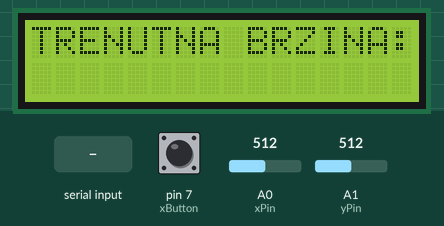
A sketch run on a simulated Arduino Mega 2560, built with avr-gcc and run on an emulated ATmega2560. Parts: 16×2 character LCD. The test bench sets the inputs (shaded band); at power-on: pin 7 (xButton) LOW, A0 (xPin) = 512, A1 (yPin) = 512.

Above: at 1.2 s.
1.3 s: "1" received over the second serial link
At 2.3 s:
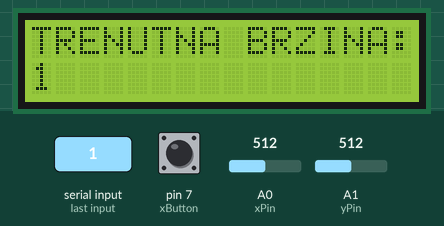
2.8 s: "0" received over the second serial link
At 3.7 s:
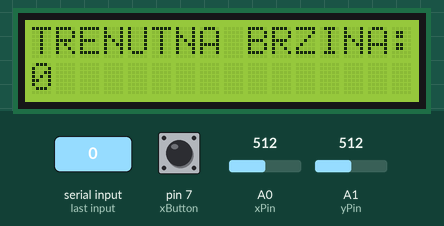
Timing chart, 0 to 5.8 s (numbered marks = the images above; inputs shaded):
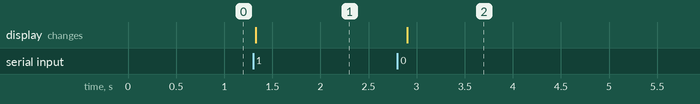

The sketch:

control.ino
```cpp
#include <SoftwareSerial.h>
#include <LiquidCrystal.h>

#define xPin A0
#define yPin A1
#define swPin 8
#define xButton 7


int trenutniX = 0;
int trenutniY = 0;
String ulaz = "";
String izlaz= "";
String trenutni="";
boolean xBtn = false;
String brzina="";

SoftwareSerial BTSerial(10,11);
LiquidCrystal lcd(53, 51, 49, 47, 45, 43);

void setup()
{
   pinMode(swPin, INPUT);
   digitalWrite(swPin, HIGH);

   BTSerial.begin(9600);
   Serial.begin(9600);

   lcd.begin(16,2);
}

void loop()
{

  if(BTSerial.available()>0)
  {
      brzina = "";
    while (BTSerial.available()>0)
    {
      brzina += char(BTSerial.read());
    }
  }


  /*
  if(Serial.available()>0)
  {
    ulaz = "";
    while (Serial.available() > 0)
    {
      ulaz += char(Serial.read());
      delay(2);
    }
  }
*/
    if (BTSerial.available())
    Serial.write(BTSerial.read());

   if (trenutniX != analogRead(xPin) || trenutniY != analogRead(yPin))
   {
     trenutniX = analogRead(xPin);
     trenutniY = analogRead(yPin);
     /*
     Serial.println("X");
     Serial.println(trenutniX);
     Serial.println("Y");
     Serial.println(trenutniY);
     */

     if ((trenutniX > 400 && trenutniX<600) && (trenutniY> 400 && trenutniY<600) && trenutni != "s"){
       trenutni = "s";
       BTSerial.write("s");
       //Serial.println(trenutni);
       }
      else if ((trenutniX<100) && (trenutniY> 400 && trenutniY<600) && trenutni!="n") {
        trenutni = "n";
        BTSerial.write("n");
        //Serial.println(trenutni);
        }
       else if ((trenutniX>900) && (trenutniY> 400 && trenutniY<600) && trenutni!="b") {
         trenutni = "b";
        BTSerial.write("b");
        //Serial.println(trenutni);
         }
        else if ((trenutniX > 400 && trenutniX<600) && (trenutniY>900) && trenutni!="l") {
          trenutni = "l";
        BTSerial.write("l");
        //Serial.println(trenutni);
          }
         else if ((trenutniY<100) && (trenutniX> 400 && trenutniX<600) && trenutni!="d"){
           trenutni = "d";
        BTSerial.write("d");
        //Serial.println(trenutni);
           }

   }

   if (digitalRead(xButton) == HIGH){
      if(xBtn == false)
      {
        BTSerial.write("x");
        xBtn = true;
      }}
    else xBtn = false;

  lcd.clear();
  lcd.setCursor(0,0);
  lcd.print("TRENUTNA BRZINA:");
  lcd.setCursor(0,1);
  lcd.print(brzina);
  delay(100);
}
```

Measured:
- after the input at 1.3 s, the display: changes at once (image 1)
- after the input at 2.8 s, the display: changes after 0.10 s (image 2)
